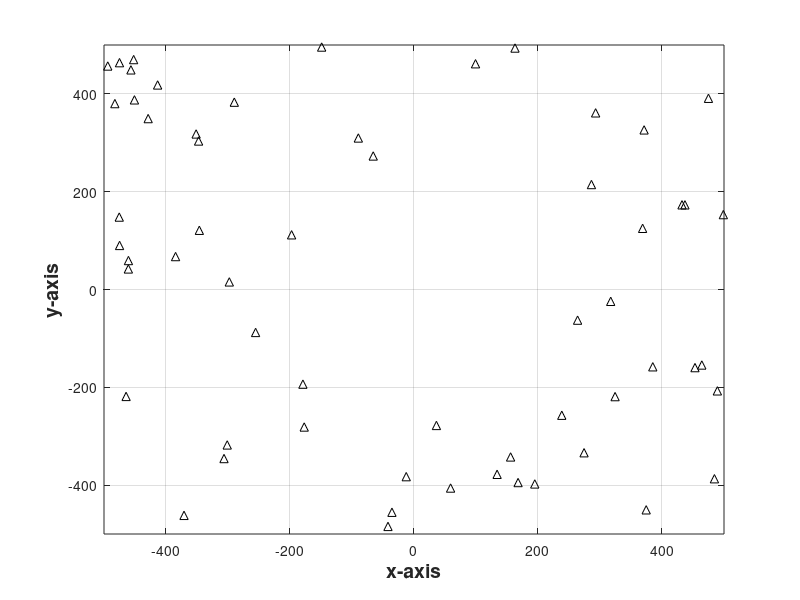

This chart was generated by the following MATLAB code: (Note: this script raises an error after producing the figure.)
lambda = @(x) 300*(x(:,1).^2 + x(:,2).^2);
lamstar = 120;
N=poissrnd(lamstar); x = rand(N,2)-0.5; % homogeneous PP
ind = find(rand(N,1) < lambda(x)/lamstar);
xa = x(ind,:); % thinned PP
figure;
plot(1000*xa(:,1),1000*xa(:,2), '^k');
xlim([-500 500]);
ylim([-500 500]);

hold on;
grid on;

box on;
% title('Example of mmWave BSs distribution','FontSize',14, 'FontWeight','bold');
xlabel('x-axis','FontSize',14, 'FontWeight','bold');
ylabel('y-axis','FontSize',14, 'FontWeight','bold');
% legend({'mmWave BS'},'FontSize',14, 'FontWeight','bold');
%%
h = open('sysmodel1.fig');
set(h,'Units','Inches');
pos = get(h,'Position');
set(h,'PaperPositionMode','Auto','PaperUnits','Inches','PaperSize',[pos(3), pos(4)])
print(h,'sysmodel1.pdf','-dpdf','-r0');
%%
save('input.mat', 'x');
%%
fileID = fopen('exptable_148.txt','w');
for i=1:length(x)
    fprintf(fileID,'%f %f\n',x(i,1),x(i,2));
end
fclose(fileID);
%%
lambda = @(x) 300*(x(:,1).^2 + x(:,2).^2);
lamstar = 120;
N=poissrnd(lamstar); x = rand(N,2)-0.5; % homogeneous PP
ind = find(rand(N,1) < lambda(x)/lamstar);
xa = x(ind,:); % thinned PP

figure;
plot(1000*x(:,1),1000*x(:,2), '^k');
hold on;

for i=1:size(x,1)
    for j=i+1:size(x,1)
%         if i~=j
            dist = (x(i,1)-x(j,1))^2 + (x(i,2)-x(j,2))^2;
            if dist <= 200^2
                plot([x(i,1) x(j,1)], [x(i,2) x(j,2)]);
            end
%         end
    end
end


grid on;
box on;
% xlim([-500 500]);
% ylim([-500 500]);
% title('Example of mmWave BSs distribution','FontSize',14, 'FontWeight','bold');
xlabel('x-axis','FontSize',14, 'FontWeight','bold');
ylabel('y-axis','FontSize',14, 'FontWeight','bold');




